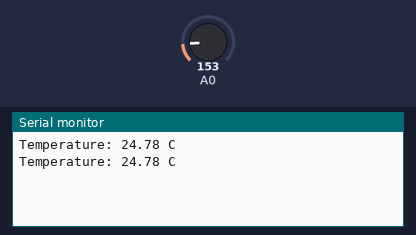
A sketch run on a simulated Arduino Uno, built with avr-gcc and run on an emulated ATmega328P. Parts: the last lines printed to the serial monitor. Inputs (shaded band) come from the test bench; at power-on: A0 = 153.

Above: at 1.8 s.
1.9 s: A0 set to 165
At 2.8 s:
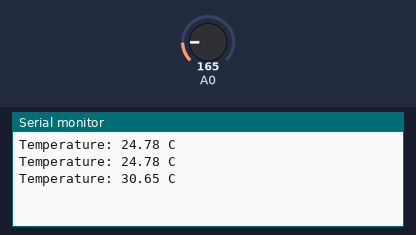
3.4 s: A0 set to 175
At 4.8 s:
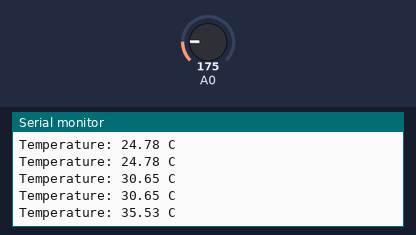
Timing chart, 0 to 6.4 s (numbered marks = the images above; inputs shaded):
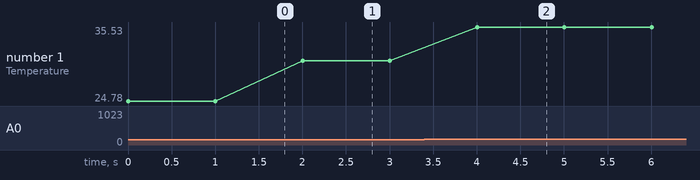

The sketch:

6.ino
```cpp
void setup() {
  Serial.begin(9600); // เริ่มต้น Serial Monitor
}

void loop() {
  int sensorValue = analogRead(A0); // อ่านค่าเซนเซอร์
  float voltage = sensorValue * (5.0 / 1023.0); // แปลงค่า Analog เป็น Voltage

  // สำหรับ TMP36
  float temperatureC = (voltage - 0.5) * 100; // แปลง Voltage เป็น Celsius

  Serial.print("Temperature: ");
  Serial.print(temperatureC);
  Serial.println(" C");

  delay(1000); // หน่วงเวลา 1 วินาที
}
```

Measured:
- after the input at 1.9 s, the serial monitor: prints a new line after 0.10 s (image 1)
- after the input at 3.4 s, the serial monitor: prints a new line after 0.60 s (image 2)
- plotted number 1: 24.78 → 30.65 after the input at 1.9 s, 30.65 → 35.53 after the input at 3.4 s
